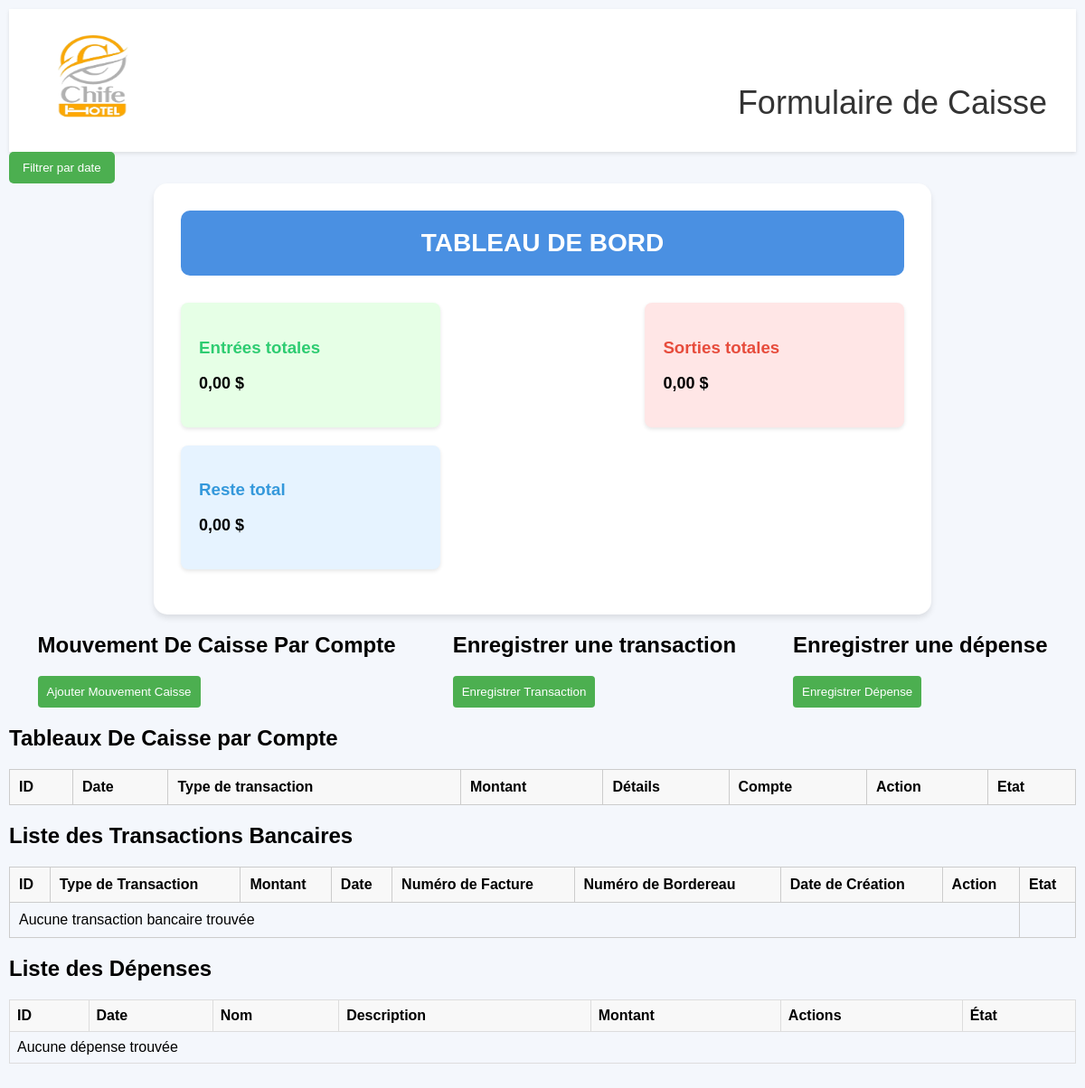
/utilisateur/caisse/caisse.php (signed in), run on an earlier commit of the app's database.
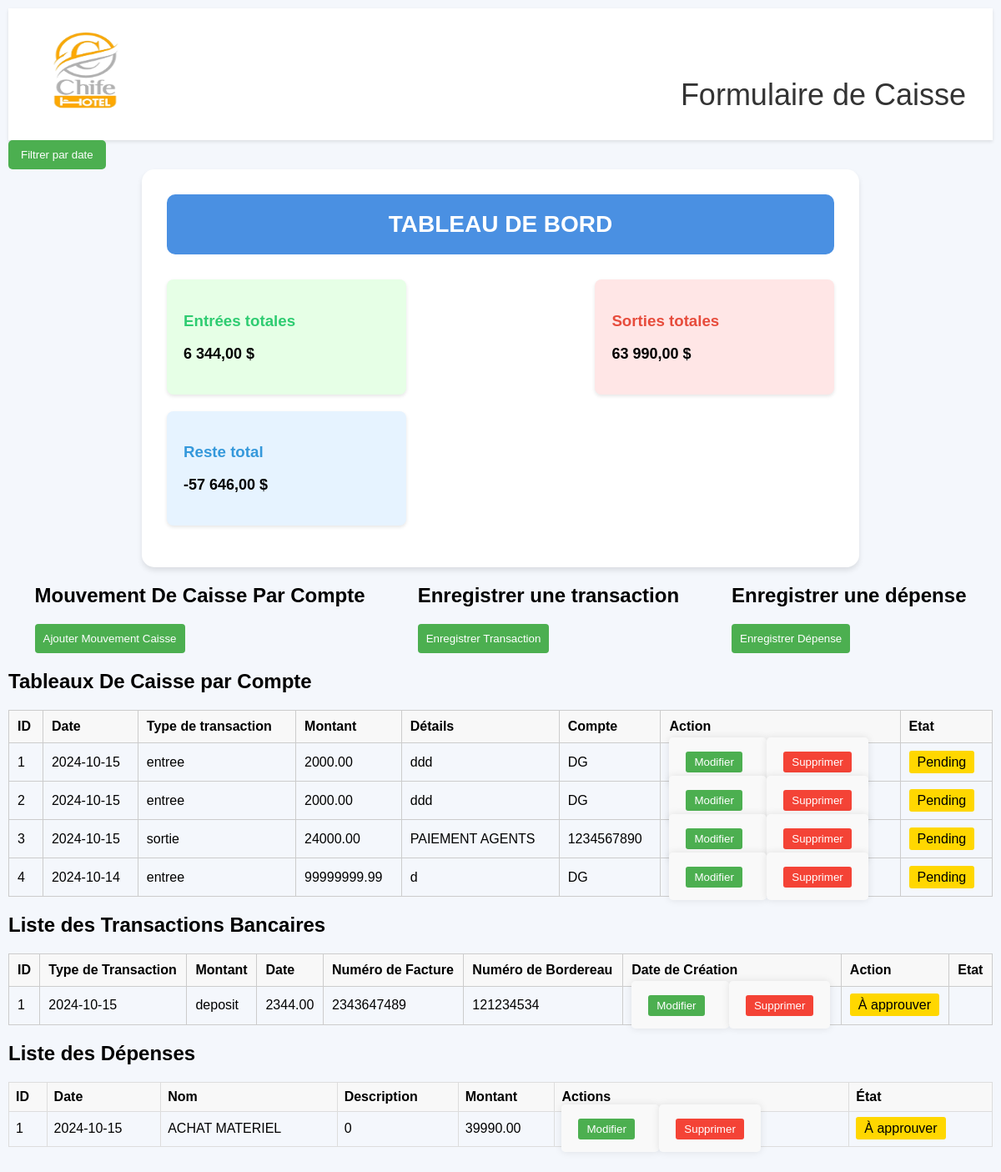
And on a later commit of the database.
### tables this page shows
CREATE TABLE `transactions_caisse` (
  `id` int(11) NOT NULL,
  `date` date NOT NULL,
  `type` enum('entree','sortie') NOT NULL,
  `montant` decimal(10,2) NOT NULL,
  `details` text NOT NULL,
  `compte` varchar(50) NOT NULL,
  `etat` enum('pending','approved','rejected') NOT NULL DEFAULT 'pending',
  `created_at` timestamp NOT NULL DEFAULT current_timestamp()
);

CREATE TABLE `transactions_bancaires` (
  `id` int(11) NOT NULL,
  `transaction_type` enum('deposit','withdrawal') NOT NULL,
  `amount` decimal(10,2) NOT NULL,
  `date` date NOT NULL,
  `invoice_number` varchar(50) NOT NULL,
  `slip_number` varchar(50) NOT NULL,
  `etat` enum('pending','approved','rejected') NOT NULL DEFAULT 'pending',
  `created_at` timestamp NOT NULL DEFAULT current_timestamp()
);

CREATE TABLE `depenses` (
  `id` int(11) NOT NULL,
  `date` date NOT NULL,
  `nom` varchar(100) NOT NULL,
  `description` text NOT NULL,
  `amount` decimal(10,2) NOT NULL,
  `etat` enum('pending','approved','rejected') NOT NULL DEFAULT 'pending',
  `created_at` timestamp NOT NULL DEFAULT current_timestamp()
);

### utilisateur/caisse/caisse.php (the view, shortened to what the rows shown need)
<?php
include '../../dbconnexion.php';
?>
<!DOCTYPE html>
<html lang="en">
<head>
    <link rel="stylesheet" href="assets/css/style_utilisateur.css">
    <link rel="stylesheet" href="assets/css/style_modal.css">
</head>
<body>
    <main>
        <section style="display: flex; justify-content: space-around; align-items: center;">
            <div>
                <h2>Mouvement De Caisse Par Compte</h2>
            </div>
            <div>
                <h2>Enregistrer une transaction</h2>
            </div>
            <div>
                <h2>Enregistrer une dépense</h2>
            </div>
        </section>
        <section>
            <h2>Tableaux De Caisse par Compte</h2>
            <table>
                <thead>
                    <tr>
                        <th>ID</th>
                        <th>Date</th>
                        <th>Type de transaction</th>
                        <th>Montant</th>
                        <th>Détails</th>
                        <th>Compte</th>
                        <th>Action</th>
                        <th>Etat</th>
                    </tr>
                </thead>
                <tbody>
                <?php
                $query = "SELECT * FROM transactions_caisse ORDER BY date DESC";
                $result = $conn->query($query);
                while ($transaction = $result->fetch_assoc()) {
                    echo "<tr>";
                    echo "<td>" . htmlspecialchars($transaction['id']) . "</td>";
                    echo "<td>" . htmlspecialchars($transaction['date']) . "</td>";
                    echo "<td>" . htmlspecialchars($transaction['type']) . "</td>";
                    echo "<td>" . htmlspecialchars($transaction['montant']) . "</td>";
                    echo "<td>" . htmlspecialchars($transaction['details']) . "</td>";
                    echo "<td>" . htmlspecialchars($transaction['compte']) . "</td>";
                    if ($transaction['etat'] == 'pending') {
                        echo "<td>
                                <form style='display:inline;' action='modifier_transaction.php' method='POST'>
                                    <input type='hidden' name='transaction_id' value='" . $transaction['id'] . "'>
                                    <button type='submit' style='background-color: #4CAF50; color: white; padding: 5px 10px; border: none; border-radius: 3px; margin-right: 5px;'>Modifier</button>
                                </form>
                                <form style='display:inline;' action='supprimer_transaction.php' method='POST' onsubmit='return confirm(\"Êtes-vous sûr de vouloir supprimer cette transaction ?\");'>
                                    <input type='hidden' name='transaction_id' value='" . $transaction['id'] . "'>
                                    <button type='submit' style='background-color: #f44336; color: white; padding: 5px 10px; border: none; border-radius: 3px;'>Supprimer</button>
                                </form>
                              </td>";
                    } else {
                        echo "<td>-</td>";
                    }
                    $etat_style = '';
                    switch ($transaction['etat']) {
                        case 'pending':
                            $etat_style = 'background-color: #FFD700; color: black;';
                            break;
                    }
                    echo "<td><span style='padding: 5px 10px; border-radius: 3px; " . $etat_style . "'>" . ucfirst(htmlspecialchars($transaction['etat'])) . "</span></td>";
                    echo "</tr>";
                }
                ?>
                </tbody>
            </table>
        </section>
        <section>
            <h2>Liste des Transactions Bancaires</h2>
            <table>
                <thead>
                    <tr>
                        <th>ID</th>
                        <th>Type de Transaction</th>
                        <th>Montant</th>
                        <th>Date</th>
                        <th>Numéro de Facture</th>
                        <th>Numéro de Bordereau</th>
                        <th>Date de Création</th>
                        <th>Action</th>
                        <th>Etat</th>
                    </tr>
                </thead>
                <tbody>
                    <?php
                    $query = "SELECT * FROM transactions_bancaires ORDER BY date DESC";
                    $result = $conn->query($query);
                    if ($result->num_rows > 0) {
                        while ($transaction = $result->fetch_assoc()) {
                            echo "<tr>";
                            echo "<td>" . htmlspecialchars($transaction['id']) . "</td>";
                            echo "<td>" . htmlspecialchars($transaction['date']) . "</td>";
                            echo "<td>" . htmlspecialchars($transaction['transaction_type']) . "</td>";
                            echo "<td>" . htmlspecialchars($transaction['amount']) . "</td>";
                            echo "<td>" . htmlspecialchars($transaction['invoice_number']) . "</td>";
                            echo "<td>" . htmlspecialchars($transaction['slip_number']) . "</td>";
                            if ($transaction['etat'] == 'pending') {
                                echo "<td>
                                        <form style='display:inline;' action='modifier_transaction_bancaire.php' method='POST'>
                                            <input type='hidden' name='transaction_id' value='" . $transaction['id'] . "'>
                                            <button type='submit' style='background-color: #4CAF50; color: white; padding: 5px 10px; border: none; border-radius: 3px; margin-right: 5px;'>Modifier</button>
                                        </form>
                                        <form style='display:inline;' action='supprimer_transaction_bancaire.php' method='POST' onsubmit='return confirm(\"Êtes-vous sûr de vouloir supprimer cette transaction bancaire ?\");'>
                                            <input type='hidden' name='transaction_id' value='" . $transaction['id'] . "'>
                                            <button type='submit' style='background-color: #f44336; color: white; padding: 5px 10px; border: none; border-radius: 3px;'>Supprimer</button>
                                        </form>
                                      </td>";
                            } else {
                                echo "<td>-</td>";
                            }
                            $etat_style = '';
                            $etat_text = '';
                            switch ($transaction['etat']) {
                                case 'pending':
                                    $etat_style = 'background-color: #FFD700; color: black;';
                                    $etat_text = 'À approuver';
                                    break;
                            }
                            echo "<td><span style='padding: 5px 10px; border-radius: 3px; " . $etat_style . "'>" . $etat_text . "</span></td>";
                            echo "</tr>";
                        }
                    } else {
                        echo "<tr><td colspan='8'>Aucune transaction bancaire trouvée</td></tr>";
                    }
                    ?>
                </tbody>
            </table>
        </section>
        <section>
            <h2>Liste des Dépenses</h2>
            <?php
            $query = "SELECT * FROM depenses ORDER BY date DESC";
            $result = $conn->query($query);
            echo "<table style='width: 100%; border-collapse: collapse;'>";
            echo "<thead>";
            echo "<tr>";
            echo "<th style='border: 1px solid #ddd; padding: 8px;'>ID</th>";
            echo "<th style='border: 1px solid #ddd; padding: 8px;'>Date</th>";
            echo "<th style='border: 1px solid #ddd; padding: 8px;'>Nom</th>";
            echo "<th style='border: 1px solid #ddd; padding: 8px;'>Description</th>";
            echo "<th style='border: 1px solid #ddd; padding: 8px;'>Montant</th>";
            echo "<th style='border: 1px solid #ddd; padding: 8px;'>Actions</th>";
            echo "<th style='border: 1px solid #ddd; padding: 8px;'>État</th>";
            echo "</tr>";
            echo "</thead>";
            echo "<tbody>";
            if ($result->num_rows > 0) {
                while ($depense = $result->fetch_assoc()) {
                    echo "<tr>";
                    echo "<td style='border: 1px solid #ddd; padding: 8px;'>" . htmlspecialchars($depense['id']) . "</td>";
                    echo "<td style='border: 1px solid #ddd; padding: 8px;'>" . htmlspecialchars($depense['date']) . "</td>";
                    echo "<td style='border: 1px solid #ddd; padding: 8px;'>" . htmlspecialchars($depense['nom']) . "</td>";
                    echo "<td style='border: 1px solid #ddd; padding: 8px;'>" . htmlspecialchars($depense['description']) . "</td>";
                    echo "<td style='border: 1px solid #ddd; padding: 8px;'>" . htmlspecialchars($depense['amount']) . "</td>";
                    if ($depense['etat'] == 'pending') {
                        echo "<td style='border: 1px solid #ddd; padding: 8px;'>
                                <form style='display:inline;' action='modifier_depense.php' method='POST'>
                                    <input type='hidden' name='depense_id' value='" . $depense['id'] . "'>
                                    <button type='submit' style='background-color: #4CAF50; color: white; padding: 5px 10px; border: none; border-radius: 3px; margin-right: 5px;'>Modifier</button>
                                </form>
                                <form style='display:inline;' action='supprimer_depense.php' method='POST' onsubmit='return confirm(\"Êtes-vous sûr de vouloir supprimer cette dépense ?\");'>
                                    <input type='hidden' name='depense_id' value='" . $depense['id'] . "'>
                                    <button type='submit' style='background-color: #f44336; color: white; padding: 5px 10px; border: none; border-radius: 3px;'>Supprimer</button>
                                </form>
                              </td>";
                    } else {
                        echo "<td style='border: 1px solid #ddd; padding: 8px;'>-</td>";
                    }
                    $etat_style = '';
                    $etat_text = '';
                    switch ($depense['etat']) {
                        case 'pending':
                            $etat_style = 'background-color: #FFD700; color: black;';
                            $etat_text = 'À approuver';
                            break;
                    }
                    echo "<td style='border: 1px solid #ddd; padding: 8px;'><span style='padding: 5px 10px; border-radius: 3px; " . $etat_style . "'>" . $etat_text . "</span></td>";
                    echo "</tr>";
                }
            } else {
                echo "<tr><td colspan='7' style='border: 1px solid #ddd; padding: 8px;'>Aucune dépense trouvée</td></tr>";
            }
            echo "</tbody>";
            echo "</table>";
            ?>
        </section>
    </main>
</body>
</html>

What changed in the data, as far as the page shows it:
added transactions_caisse: id "1", date "2024-10-15", type "entree", montant "2000.00", details "ddd", compte "DG", etat "Pending"
added transactions_caisse: id "2", date "2024-10-15", type "entree", montant "2000.00", details "ddd", compte "DG", etat "Pending"
added transactions_caisse: id "3", date "2024-10-15", type "sortie", montant "24000.00", details "PAIEMENT AGENTS", compte "1234567890", etat "Pending"
added transactions_caisse: id "4", date "2024-10-14", type "entree", montant "99999999.99", details "d", compte "DG", etat "Pending"
added transactions_bancaires: id "1", date "2024-10-15", transaction_type "deposit", amount "2344.00", invoice_number "2343647489", slip_number "121234534", etat "À approuver"
added depenses: id "1", date "2024-10-15", nom "ACHAT MATERIEL", description "0", amount "39990.00", etat "À approuver"
Also different on the page:
$entrees_totales: "0,00" → "6 344,00"
$sorties_totales: "0,00" → "63 990,00"
$reste_total: "0,00" → "-57 646,00"
text no longer shown: "Aucune transaction bancaire trouvée Aucune dépense trouvée"
